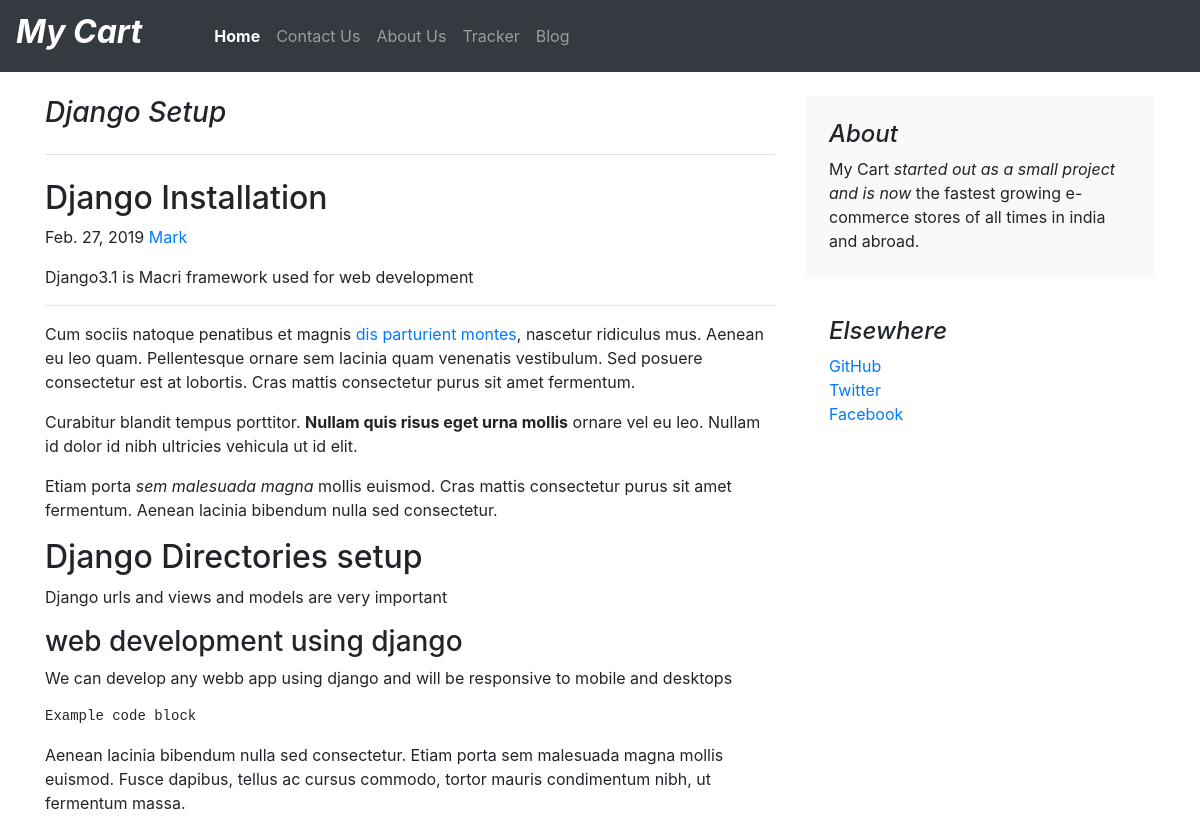
The page /blog/blogpost/1 on the database its author committed.
### blog/models.py (models this page shows, shortened)
class Blogpost(models.Model):
    post_id = models.AutoField(primary_key=True)
    title = models.CharField(max_length=50)
    head0 = models.CharField(max_length=500, default="")
    chead0 = models.CharField(max_length=5000, default="")
    head1 = models.CharField(max_length=500, default="")
    chead1 = models.CharField(max_length=5000, default="")
    head2 = models.CharField(max_length=500, default="")
    chead2 = models.CharField(max_length=5000, default="")
    pub_date = models.DateField()
    thumbnail = models.ImageField(upload_to='shop/images', default="")

### blog/views.py (the view)
# urls.py: path('blogpost/<int:id>',views.blogpost,name='blogpost'),
def blogpost(request,id):
    blog=Blogpost.objects.filter(post_id=id)[0]
    return render(request,"blogpost.html",{'blog':blog})

### blog/templates/blogpost.html
{% extends 'blog_base.html'%}
{% block body%}
<div class="container">
    <div class="row mt-4">
        <div class="col-md-8 blog-main">
            <h3 class="pb-4 mb-4 font-italic border-bottom">
                {{blog.title}}
            </h3>
            <div class="blog-post">
                <h2 class="blog-post-title">{{blog.head0}}</h2>
                <p class="blog-post-meta">{{blog.pub_date}} <a href="#">Mark</a></p>
                <p>{{blog.chead0}}</p>
                <hr>
                <p>Cum sociis natoque penatibus et magnis <a href="#">dis parturient montes</a>, nascetur ridiculus mus.
                    Aenean eu leo quam. Pellentesque ornare sem lacinia quam venenatis vestibulum. Sed posuere
                    consectetur est at lobortis. Cras mattis consectetur purus sit amet fermentum.</p>
                <blockquote>
                    <p>Curabitur blandit tempus porttitor. <strong>Nullam quis risus eget urna mollis</strong> ornare
                        vel eu leo. Nullam id dolor id nibh ultricies vehicula ut id elit.</p>
                </blockquote>
                <p>Etiam porta <em>sem malesuada magna</em> mollis euismod. Cras mattis consectetur purus sit amet
                    fermentum. Aenean lacinia bibendum nulla sed consectetur.</p>
                <h2>{{blog.head1}}</h2>
                <p>{{blog.chead1}}</p>
                <h3>{{blog.head2}}</h3>
                <p>{{blog.chead2}}</p>
                <pre><code>Example code block</code></pre>
                <p>Aenean lacinia bibendum nulla sed consectetur. Etiam porta sem malesuada magna mollis euismod. Fusce
                    dapibus, tellus ac cursus commodo, tortor mauris condimentum nibh, ut fermentum massa.</p>
            </div>
        </div>
        <aside class="col-md-4 blog-sidebar">
            <div class="p-4 mb-3 bg-light rounded">
                <h4 class="font-italic">About</h4>
                <p class="mb-0">My Cart <em>started out as a small project and is now</em> the fastest growing e-commerce stores of all times in india and abroad.</p>
            </div>
            <div class="p-4">
                <h4 class="font-italic">Elsewhere</h4>
                <ol class="list-unstyled">
                    <li><a href="#">GitHub</a></li>
                    <li><a href="#">Twitter</a></li>
                    <li><a href="#">Facebook</a></li>
                </ol>
            </div>
        </aside>
    </div>
</div>
{% endblock %}

### rows shown on the page
Blogpost: title "Django Setup", head0 "Django Installation", pub_date "Feb. 27, 2019", chead0 "Django3.1 is Macri framework used for web development", head1 "Django Directories setup", chead1 "Django urls and views and models are very important", head2 "web development using django", chead2 "We can develop any webb app using django and will be responsive to mobile and desktops"
